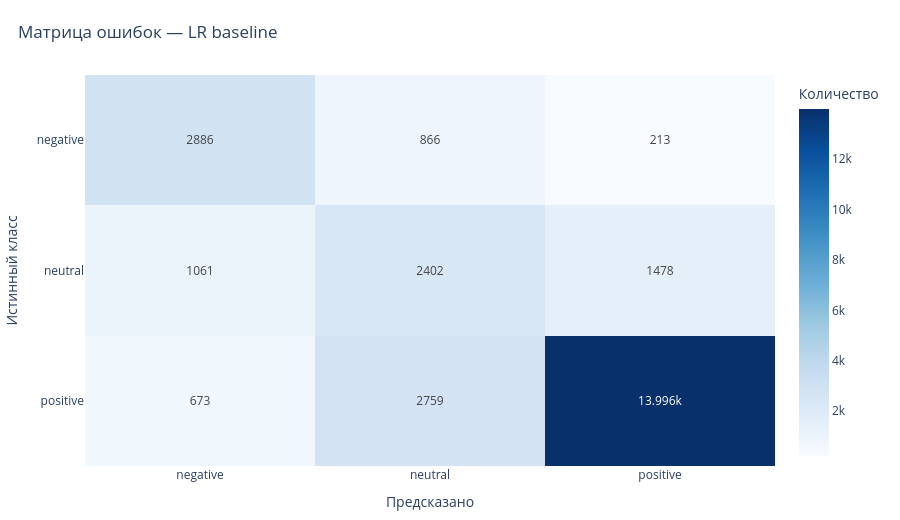
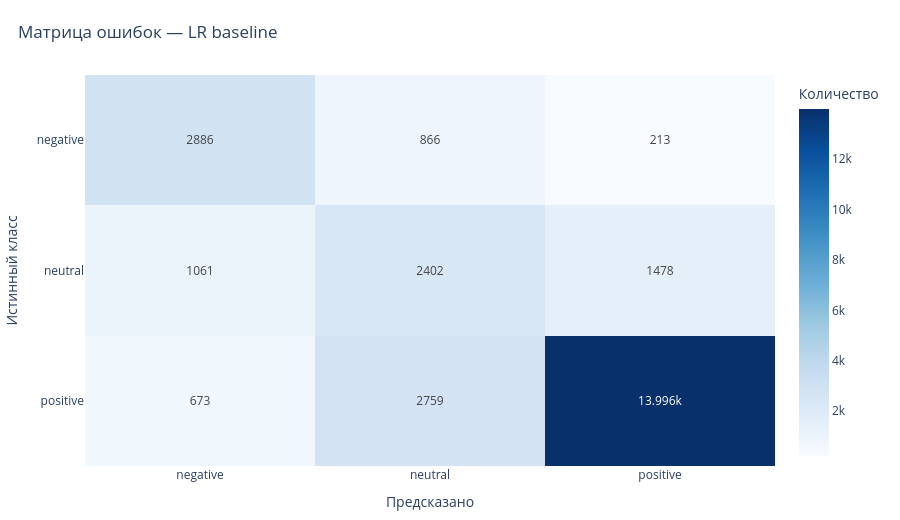

Notebook code for these charts, in order:
### Markdown cell above
### 6.6 Матрица ошибок лучшей модели

Матрица ошибок показывает абсолютные числа правильных и неправильных
классификаций для каждой пары (истинный класс, предсказанный класс).

### Code cell
preds_map = {
    "LR baseline": MODELS_BASELINE["LogisticRegression"].predict(X_test_tfidf),
    "LinearSVC baseline": MODELS_BASELINE["LinearSVC"].predict(X_test_tfidf),
    "CatBoost baseline": np.array(MODELS_BASELINE["CatBoostClassifier"].predict(X_test_tfidf)).flatten(),
    "LR tuned": lr_preds,
    "LinearSVC tuned": svc_preds,
    "CatBoost tuned": catboost_optuna_preds,
    "TF-IDF + LSA": lsa_preds,
}

best_preds = preds_map[best_model_name]
labels_sorted = sorted(y_test.unique())

plot_confusion_matrix_plotly(
    y_test,
    best_preds,
    labels_sorted,
    title=f"Матрица ошибок — {best_model_name}",
)

### Figure 1 — Plotly figure (JSON) as saved in the notebook; plotly's stock layout.template omitted (floating-point values rounded to 4 significant figures)
{"data": [{"coloraxis": "coloraxis", "hovertemplate": "Истинный класс: %{y}<br>Предсказано: %{x}<br>Количество: %{z}<extra></extra>", "name": "0", "texttemplate": "%{z}", "type": "heatmap", "x": ["negative", "neutral", "positive"], "xaxis": "x", "y": ["negative", "neutral", "positive"], "yaxis": "y", "z": [[2886, 866, 213], [1061, 2402, 1478], [673, 2759, 13996]]}], "layout": {"coloraxis": {"colorbar": {"title": {"text": "Количество"}}, "colorscale": [[0, "rgb(247,251,255)"], [0.125, "rgb(222,235,247)"], [0.25, "rgb(198,219,239)"], [0.375, "rgb(158,202,225)"], [0.5, "rgb(107,174,214)"], [0.625, "rgb(66,146,198)"], [0.75, "rgb(33,113,181)"], [0.875, "rgb(8,81,156)"], [1, "rgb(8,48,107)"]]}, "font": {"size": 12}, "height": 520, "legend": {"title": {"text": "Класс"}}, "margin": {"b": 40, "l": 40, "r": 30, "t": 75}, "title": {"text": "Матрица ошибок — LR baseline", "x": 0.02}, "xaxis": {"anchor": "y", "domain": [0, 1], "title": {"text": "Предсказано"}}, "yaxis": {"anchor": "x", "autorange": "reversed", "domain": [0, 1], "title": {"text": "Истинный класс"}}}}

### Figure 2 — Plotly figure (JSON) as saved in the notebook; plotly's stock layout.template omitted (floating-point values rounded to 4 significant figures)
{"data": [{"coloraxis": "coloraxis", "hovertemplate": "Истинный класс: %{y}<br>Предсказано: %{x}<br>Количество: %{z}<extra></extra>", "name": "0", "texttemplate": "%{z}", "type": "heatmap", "x": ["negative", "neutral", "positive"], "xaxis": "x", "y": ["negative", "neutral", "positive"], "yaxis": "y", "z": [[2886, 866, 213], [1061, 2402, 1478], [673, 2759, 13996]]}], "layout": {"coloraxis": {"colorbar": {"title": {"text": "Количество"}}, "colorscale": [[0, "rgb(247,251,255)"], [0.125, "rgb(222,235,247)"], [0.25, "rgb(198,219,239)"], [0.375, "rgb(158,202,225)"], [0.5, "rgb(107,174,214)"], [0.625, "rgb(66,146,198)"], [0.75, "rgb(33,113,181)"], [0.875, "rgb(8,81,156)"], [1, "rgb(8,48,107)"]]}, "font": {"size": 12}, "height": 520, "legend": {"title": {"text": "Класс"}}, "margin": {"b": 40, "l": 40, "r": 30, "t": 75}, "title": {"text": "Матрица ошибок — LR baseline", "x": 0.02}, "xaxis": {"anchor": "y", "domain": [0, 1], "title": {"text": "Предсказано"}}, "yaxis": {"anchor": "x", "autorange": "reversed", "domain": [0, 1], "title": {"text": "Истинный класс"}}}}
